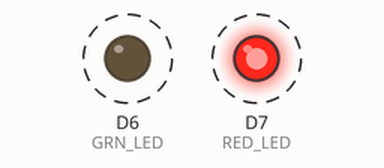
The sketch below on a simulated ESP8266 (Wemos D1 mini). Shown: output pins drawn as LEDs (lit = HIGH). Dashed ring = blinking.

Above: at 0.1 s.
Timing chart, 0 to 3.0 s (numbered marks = the images above):
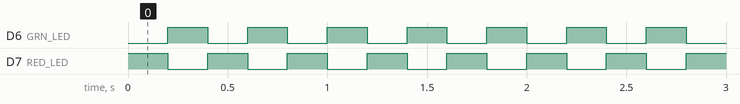

The sketch:

IoTPSP_LEDs_ESP8266.ino
```cpp
// program to test LEDs on the IoT Proto Shield Plus
// www.gtronicsShop.com


// select ESP8266 mini board: tools->Board->"Lolin(Wemos) D1 R2 & Mini"
// select port number


/*ESP8266 pinout names and GPIOs

GPIO	PIN NAME	NOTES
ADC0	A0
0		D3			BOOT FAILURE if PULLED LOW
1		TX			BOOT FAILURE if PULLED LOW
2		D4			BOOT FAILURE if PULLED LOW
3		RX
4		D2			also used as I2C SDA
5		D1			also used as I2C SCL
12		D6			High On BOOT. also used as SPI MISO
13		D7			High On BOOT, also used as SPI MOSI
14		D5			SPI SCLK
15		D8			BOOT FAILURE if PULLED HIGH, also used as SPI CS
16		D0			High On BOOT, also used to Wake device from deep sleep


*/

#define RED_LED D7 //define GPIO number for red led
//#define RED_LED 13 //alternative way to define GPIO13 on ESP8266
#define GRN_LED D6	//define GPIO number for green led
//#define GRN_LED 12 //alternative way to define GPIO12 on ESP8266

void setup() {
  // put your setup code here, to run once:
 pinMode(RED_LED,OUTPUT);
 pinMode(GRN_LED,OUTPUT);
}

void loop() {
  // put your main code here, to run repeatedly:
  digitalWrite(RED_LED,HIGH);
  digitalWrite(GRN_LED,LOW);
  delay(200);
  digitalWrite(RED_LED,LOW);
  digitalWrite(GRN_LED,HIGH);
  delay(200);
}
```

Measured:
- by itself, D6 (GRN_LED), D7 (RED_LED): alternates HIGH for 0.20 s and LOW for 0.20 s
